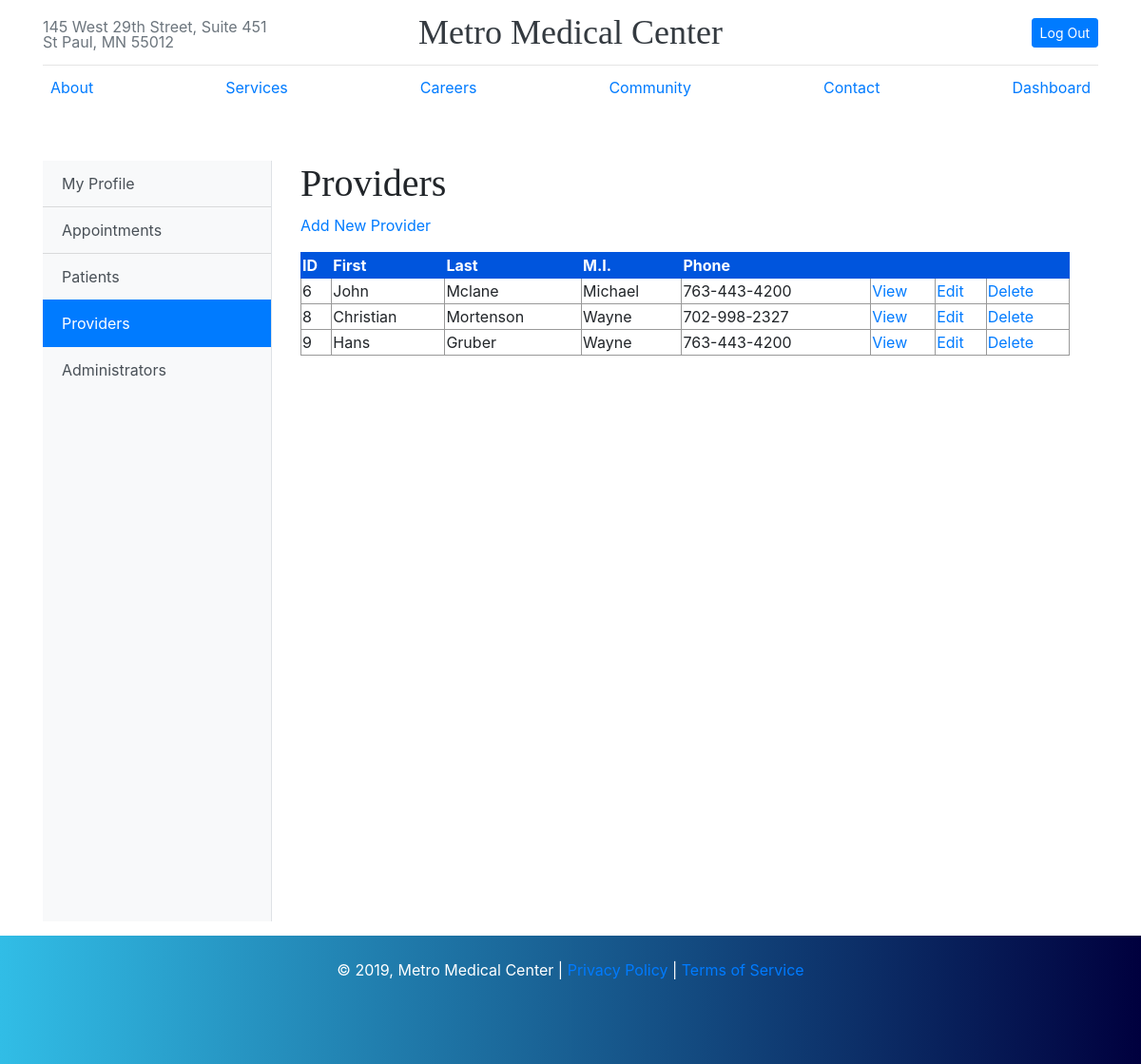
The app's page /metromed/public/administrator/patients/show_providers.php (signed in), older data.
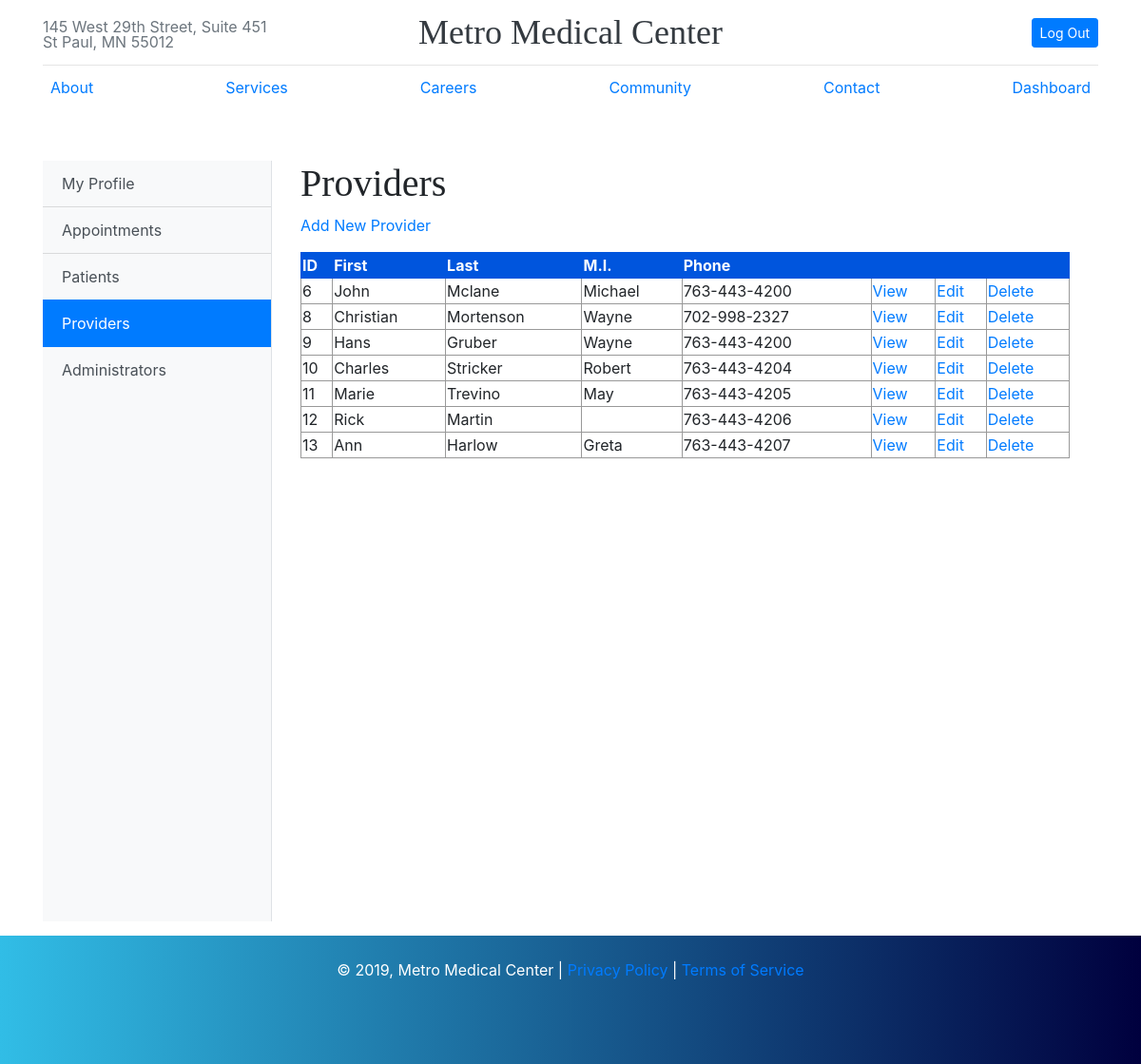
The same page, newer data.
### tables this page shows
CREATE TABLE user_info (
    user_id int NOT NULL AUTO_INCREMENT ,
    f_name varchar(50) NOT NULL,
    l_name varchar(50) NOT NULL,
    m_name varchar(50),
    address varchar(255) NOT NULL,
    city varchar(50) NOT NULL,
    state varchar(50) NOT NULL,
    zip varchar(50) NOT NULL,
    phone_number bigint NOT NULL,
    dob DATE NOT NULL,
    ins_id int DEFAULT NULL,
    policy_number varchar(50) DEFAULT NULL,
    PRIMARY KEY (user_id),
    FOREIGN KEY (ins_id) REFERENCES insurance(ins_id)
);

### metromed/private/functions.php (called while the page is built, shortened)
<?php
function url_for($script_path) {
  if($script_path[0] != '/') {
    $script_path = "/" . $script_path;
  }
  return WWW_ROOT . $script_path;
}
function u($string="") {
  return urlencode($string);
}
function h($string="") {
  return htmlspecialchars($string);
}
function phone_number_format($number) {
  $number = preg_replace("/[^\d]/","",$number);
  $length = strlen($number);
 if($length == 10) {
  $number = preg_replace("/^1?(\d{3})(\d{3})(\d{4})$/", "$1-$2-$3", $number);
 }
  return $number;
}
?>

### metromed/private/query_functions.php (called while the page is built, shortened)
<?php
  function find_all_providers() {
    global $db;
    $sql = "SELECT i.* FROM user_info i INNER JOIN user u ON i.user_id = u.user_id ";
    $sql .= "WHERE u.role='2' ";
    $sql .= "ORDER BY i.user_id ASC";
    $sql .= ";";
    $result = mysqli_query($db, $sql);
    return $result;
  }
?>

### metromed/public/administrator/patients/show_providers.php (the view, shortened to what this page needs)
<?php
include(SHARED_PATH . '/metromed_header.php');
  $patient_set = find_all_providers();
?>
<div class="d-flex pt-5" id="wrapper">
  <div class="bg-light border-right" id="sidebar-left">
    <div class="list-group list-group-flush">
      <a href="<?php echo url_for('userprofile/index.php') ?>" class="list-group-item list-group-item-action bg-light">My Profile</a>
      <a href="<?php echo url_for('userprofile/appointment.php') ?>" class="list-group-item list-group-item-action bg-light">Appointments</a>
      <?php
        if ($_SESSION['role'] == "3") {
          echo '<a href="';
          echo url_for('administrator/patients/show_patients.php');
          echo '"';
          echo 'class="list-group-item list-group-item-action bg-light">Patients</a>';
        }
      ?>
      <?php
        if ($_SESSION['role'] == "3") {
          echo '<a href="';
          echo url_for('administrator/patients/show_providers.php');
          echo '"';
          echo 'class="list-group-item list-group-item-action active">Providers</a>';
        }
      ?>
      <?php
        if ($_SESSION['role'] == "3") {
          echo '<a href="';
          echo url_for('administrator/patients/show_administrators.php');
          echo '"';
          echo 'class="list-group-item list-group-item-action bg-light">Administrators</a>';
        }
      ?>
    </div>
  </div>
  <div id="content">
    <div class="subjects listing">
      <h1>Providers</h1>
      <div class="actions">
        <a class="actions" href="<?php echo url_for('/administrator/patients/new.php'); ?>">Add New Provider</a>
      </div>
    	<table class="list">
    	  <tr>
          <th>ID</th>
          <th>First</th>
          <th>Last</th>
    	    <th>M.I.</th>
          <th>Phone</th>
    	    <th>&nbsp;</th>
    	    <th>&nbsp;</th>
          <th>&nbsp;</th>
    	  </tr>
        <?php while($patient = mysqli_fetch_assoc($patient_set)) { ?>
          <tr>
            <td><?php echo h($patient['user_id']); ?></td>
            <td><?php echo ucfirst(h($patient['f_name'])); ?></td>
            <td><?php echo ucfirst(h($patient['l_name'])); ?></td>
      	    <td><?php echo ucfirst(h($patient['m_name'])); ?></td>
            <td><?php echo phone_number_format(h($patient['phone_number'])); ?></td>
            <td><a class="action" href="<?php echo url_for('/administrator/patients/view.php?user_id=' . h(u($patient['user_id']))); ?>">View</a></td>
            <td><a class="action" href="<?php echo url_for('/administrator/patients/edit.php?user_id=' . h(u($patient['user_id']))); ?>">Edit</a></td>
            <td><a class="action" href="<?php echo url_for('/administrator/patients/remove.php?user_id=' . h(u($patient['user_id']))); ?>">Delete</a></td>
      	  </tr>
        <?php } ?>
    	</table>
    </div>
  </div>
</div>
<?php include(SHARED_PATH . '/metromed_footer.php'); ?>

Row changes from the older to the newer data that the page shows:
added user_info: user_id "10", f_name "Charles", l_name "Stricker", m_name "Robert", phone_number "763-443-4204"
added user_info: user_id "11", f_name "Marie", l_name "Trevino", m_name "May", phone_number "763-443-4205"
added user_info: user_id "12", f_name "Rick", l_name "Martin", phone_number "763-443-4206"
added user_info: user_id "13", f_name "Ann", l_name "Harlow", m_name "Greta", phone_number "763-443-4207"
